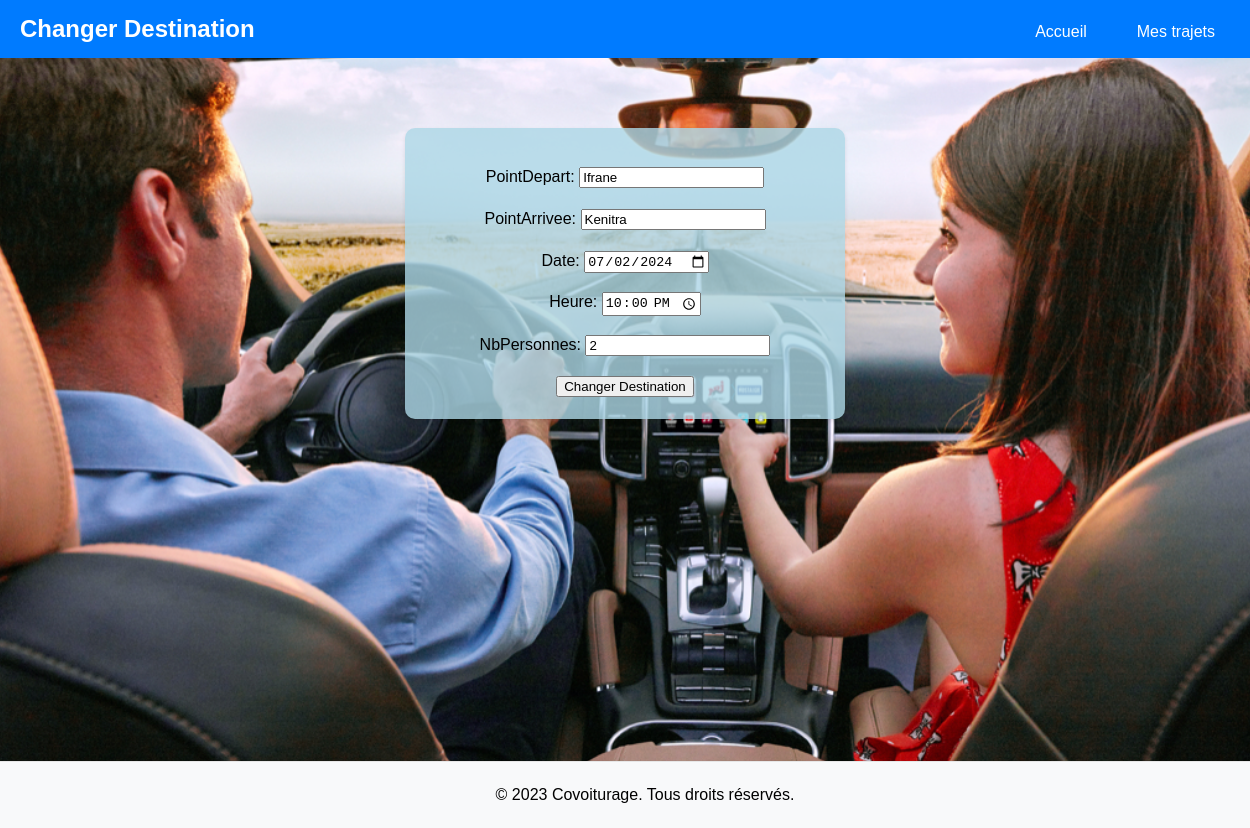
The page /trajet/changer_destination/6/ (signed in) on the database as committed earlier.
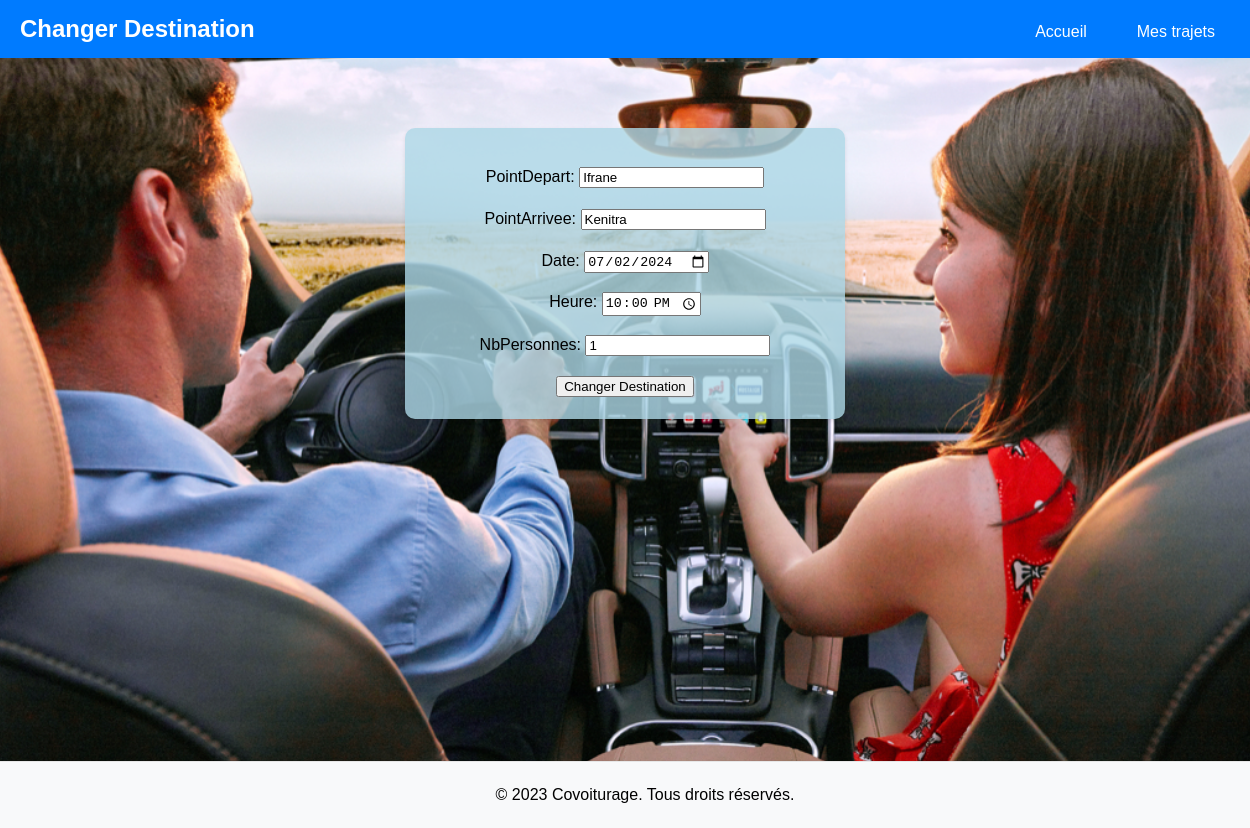
The same page on the database as committed later.
### trajet/models.py (models this page shows, shortened)
class Trajet(models.Model):
    pointDepart = models.CharField(max_length=100)
    pointArrivee = models.CharField(max_length=100)
    date = models.DateField()
    heure = models.TimeField()
    nbPersonnes = models.IntegerField(default=0)
    IDClientConducteur = models.ForeignKey(Client, on_delete=models.CASCADE, related_name='trajets_conducteur')
    passagers = models.ManyToManyField(Client, related_name='trajets_passager', blank=True)

### trajet/views.py (the view)
# urls.py: path('changer_destination/<int:trajet_id>/', views.changer_destination, name='changer_destination'),
def changer_destination(request, trajet_id):
    trajet = get_object_or_404(Trajet, id=trajet_id)
    client_id = request.session.get('client_id')
    if not client_id or trajet.IDClientConducteur.id != client_id:
        return redirect('home')
    if request.method == 'POST':
        form = TrajetForm(request.POST, instance=trajet)
        if form.is_valid():
            form.save()
            messages.success(request, "La destination du trajet a été modifiée avec succès.")
            return redirect('mes_trajets')
    else:
        form = TrajetForm(instance=trajet)
    return render(request, 'trajet/changer_destination.html', {'form': form, 'trajet': trajet})

### trajet/forms.py (shortened to what this page needs)
class TrajetForm(forms.ModelForm):
    date = forms.DateField(widget=forms.DateInput(attrs={'type': 'date'}))
    heure = forms.TimeField(widget=forms.TimeInput(attrs={'type': 'time'}))
    class Meta:
        model = Trajet
        fields = ['pointDepart', 'pointArrivee', 'date', 'heure', 'nbPersonnes']

### trajet/templates/trajet/changer_destination.html (shortened to what this page needs)
{% load static %}
<!DOCTYPE html>
<html lang="en">
<head>
    <link rel="stylesheet" href="{% static 'Client/css/forms.css' %}">
</head>
<body>
    <header>
        <div class="container">
            <div class="logo">
                <h1>Changer Destination</h1>
            </div>
            <nav>
                <ul>
                    <li><a href="{% url 'home' %}">Accueil</a></li>
                    <li><a href="{% url 'mes_trajets' %}">Mes trajets</a></li>
                </ul>
            </nav>
        </div>
    </header>
    <div class="main-content">
        <form method="post">
            {{ form.as_p }}
            <button type="submit">Changer Destination</button>
        </form>
    </div>
    <footer>
        <p>© 2023 Covoiturage. Tous droits réservés.</p>
    </footer>
</body>
</html>

Rows that differ between the two databases and show on the page:
changed Trajet "Ifrane": nbPersonnes "2" → "1"
